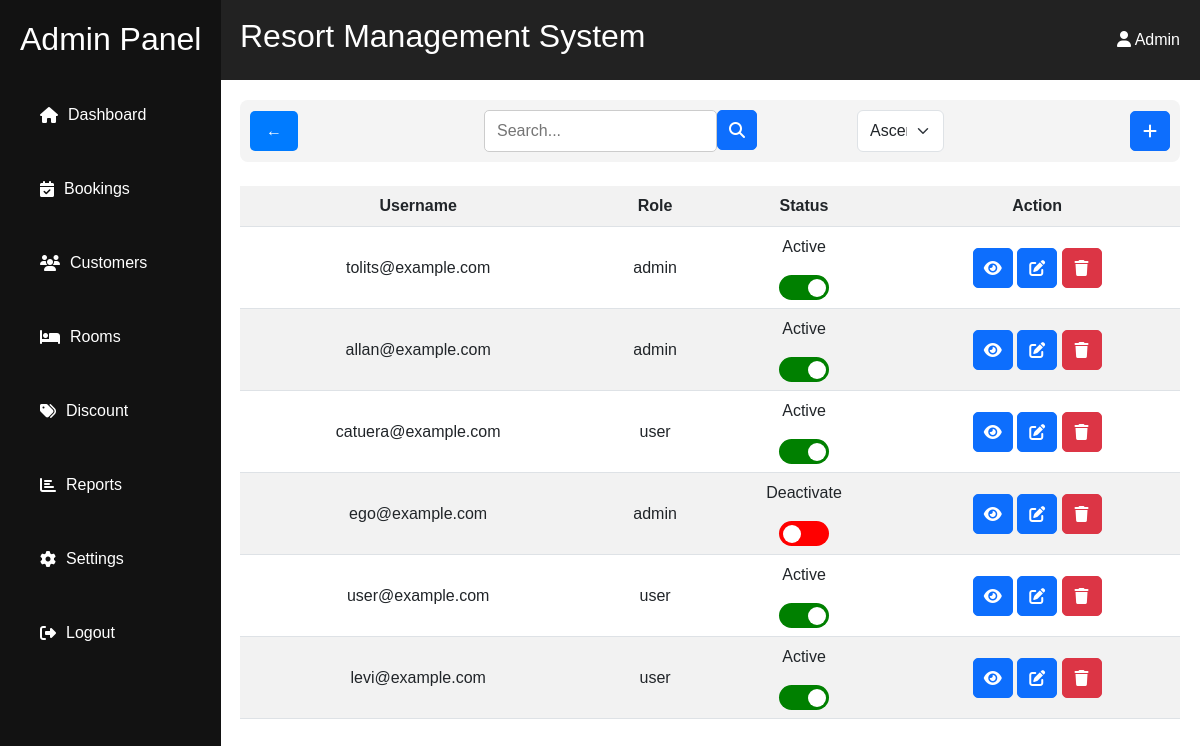
/admin/customer/index.php (signed in), run on the app's committed database.
### tables this page shows
CREATE TABLE IF NOT EXISTS `account` (
  `account_id` int(11) NOT NULL AUTO_INCREMENT,
  `username` varchar(50) NOT NULL,
  `password` varchar(50) NOT NULL,
  `role` enum('user','admin') NOT NULL,
  `status` enum('activate','deactivate') NOT NULL,
  `created_at` timestamp NOT NULL DEFAULT current_timestamp(),
  `updated_at` timestamp NULL DEFAULT NULL,
  PRIMARY KEY (`account_id`)
);

### admin/customer/index.php (the view, shortened to what this page needs)
<?php
include('../../resources/database/config.php');
?>
<div class="content">
    <?php
    include('filter.php');
      ?>
    <br>
    <table class='table table-striped'>
        <tr>
            <th>Username</th>
            <th>Role</th>
            <th>Status</th>
            <th>Action</th>
        </tr>
        <?php
        while ($row = mysqli_fetch_assoc($result)) {
            $is_active = ($row['status'] === 'activate');
            echo "<tr>
                <td>{$row['username']}</td>
                <td>{$row['role']}</td>";
                $opstat=($row['status']==='activate' ? 'deactivate' : 'activate');
                print "<td>";
                print ($row['status']==='activate' ? '<p>Active</p>' : '<p>Deactivate</p>');
                print "<form method='post' action='update.php'>
            <input type='hidden' name='account_id' value='{$row['account_id']}'>
            <input type='hidden' name='stat1' value='$opstat'>
            <label class='switch'>
                <input type='checkbox' name='status' value='$opstat' onchange='this.form.submit()' " . ($is_active ? "checked" : "") . ">
                <span class='slider'></span>
            </label>
        </form>
    </td>
    <td>
        <a href='view.php?id={$row['account_id']}' class='btn btn-primary btn-sm'><i class='fas fa-eye'></i></a>
        <a href='edit.php?id={$row['account_id']}' class='btn btn-primary btn-sm'><i class='fas fa-edit'></i></a>
       <button class='btn btn-danger' type='button' onclick='openPopup({$row['account_id']})'><i class ='fas fa-trash'></i></button>
        <div class='popup-overlay' id='popup-{$row['account_id']}' style='color: black; display: none;'>
            <div class='popup-content'>
                <form action='delete.php?id={$row['account_id']}' method='post'>
                    <span class='close-btn' onclick='closePopup({$row['account_id']})'>&times;</span>
                    <h6>Are you sure you want to <strong style='color: red;'>Delete</strong> this Account?</h6>
                    <input type='hidden' name='account_id' value='{$row['account_id']}'>
                    <br>
                    <input type='submit' value='YES' class='form-control' name='yes'>
                    <hr>
                    <button type='button' class='form-control' onclick='closePopup({$row['account_id']})'>NO</button>
                    <br>
                </form>
            </div>
        </div>
    </td>
</tr>";
        }
        ?>
   </table>
</div>

### admin/customer/filter.php (shortened to what this page needs)
<?php
$id = $_SESSION['ID'];
if(isset($_GET['search']) && !empty($_GET['searchbar'])){
 $find=isset($_GET['searchbar']) ? $_GET['searchbar'] : '';
$sql1 = "SELECT * FROM account WHERE account_id <> ? AND username LIKE ? ";
$stmt = mysqli_prepare($conn, $sql1);
$search="%$find%";
mysqli_stmt_bind_param($stmt, 'is', $id,$search);
mysqli_stmt_execute($stmt);
$result = mysqli_stmt_get_result($stmt);
}else{
$sql1 = "SELECT * FROM account WHERE account_id <> ?";
$stmt = mysqli_prepare($conn, $sql1);
mysqli_stmt_bind_param($stmt, 'i', $id);
mysqli_stmt_execute($stmt);
$result = mysqli_stmt_get_result($stmt);
}
?>
<div class="top-bar">
    <button class="back-btn" onclick="history.back()">← </button>
   <form action="<?php $_SERVER['PHP_SELF']?>" method="get" style="width: 50%; margin:0 20px; display:flex; flex-direction:row; gap:100px;">
  <div class="searchdiv" style="display: flex;">
     <input type="text" class="search-bar" name="searchbar"  placeholder="Search..." value="<?php echo (isset($_GET['searchbar']) ? $_GET['searchbar'] : '') ?>">
   <button class="btn btn-primary" name="search" value="search"><i class="fas fa-magnifying-glass"></i></button>
  </div>
   <select name="sort" id="" class="form-select" onchange="this.form.submit()">
    <option value="ASC" <?php echo (isset($_GET['sort']) && $_GET['sort']==='ASC' ? 'selected' : '' ) ?> >Ascending</option>
   </select>
   </form>
    <a href="create.php" class="btn btn-primary" style="text-decoration: none; color:white;"><i class="fas fa-add "></i></a>
</div>

### admin/customer/index.php (style rules this page uses)
table th, td { vertical-align: middle; padding: 10px; text-align: center; }
.switch { position: relative; display: inline-block; width: 50px; height: 25px; }
.slider { position: absolute; cursor: pointer; top: 0; left: 0; right: 0; bottom: 0; background-color: red; transition: .4s; border-radius: 25px; }
.slider:before { position: absolute; content: ""; height: 18px; width: 18px; left: 4px; bottom: 3px; background-color: white; transition: .4s; border-radius: 50%; }
input:checked + .slider { background-color: green; }
input:checked + .slider:before { transform: translateX(25px); }
.btn { width: 40px; height: 40px; display: inline-flex; align-items: center; justify-content: center; border-radius: 5px; font-size: 16px; }
.btn i { font-size: 16px; }

### admin/customer/filter.php (style rules this page uses)
.top-bar { display: flex; align-items: center; justify-content: space-between; padding: 10px; background: #f4f4f4; border-radius: 8px; gap: 15px; }
.back-btn { padding: 8px 16px; border: none; background: #007bff; color: white; font-size: 16px; border-radius: 5px; cursor: pointer; transition: 0.3s; }
.search-bar { flex: 1; padding: 8px 12px; border: 1px solid #ccc; border-radius: 5px; font-size: 16px; }

### data on the page
account: username "tolits@example.com", role "admin", status "Active"
account: username "allan@example.com", role "admin", status "Active"
account: username "catuera@example.com", role "user", status "Active"
account: username "ego@example.com", role "admin", status "Deactivate"
account: username "user@example.com", role "user", status "Active"
account: username "levi@example.com", role "user", status "Active"
